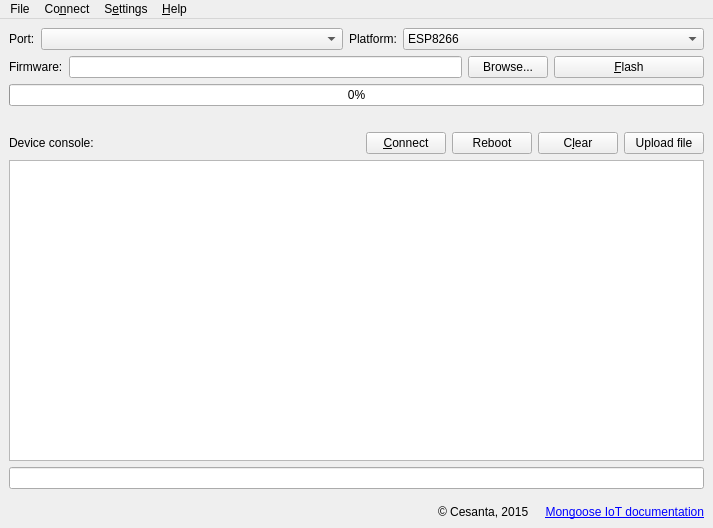
<?xml version="1.0" encoding="UTF-8"?>
<ui version="4.0">
 <class>MainWindow</class>
 <widget class="QMainWindow" name="MainWindow">
  <property name="geometry">
   <rect>
    <x>0</x>
    <y>0</y>
    <width>713</width>
    <height>528</height>
   </rect>
  </property>
  <property name="windowTitle">
   <string>Flash’n’Chips</string>
  </property>
  <widget class="QWidget" name="centralwidget">
   <layout class="QVBoxLayout" name="verticalLayout">
    <item>
     <layout class="QGridLayout" name="gridLayout" columnstretch="0,0,0,0,0,0">
      <item row="4" column="0">
       <widget class="QLabel" name="firmwareLabel">
        <property name="sizePolicy">
         <sizepolicy hsizetype="Minimum" vsizetype="Preferred">
          <horstretch>0</horstretch>
          <verstretch>0</verstretch>
         </sizepolicy>
        </property>
        <property name="text">
         <string>Firmware:</string>
        </property>
       </widget>
      </item>
      <item row="4" column="1">
       <widget class="QLineEdit" name="firmwareFileName">
        <property name="enabled">
         <bool>true</bool>
        </property>
        <property name="sizePolicy">
         <sizepolicy hsizetype="Expanding" vsizetype="Fixed">
          <horstretch>0</horstretch>
          <verstretch>0</verstretch>
         </sizepolicy>
        </property>
       </widget>
      </item>
      <item row="4" column="2">
       <widget class="QPushButton" name="browseBtn">
        <property name="text">
         <string>Browse...</string>
        </property>
       </widget>
      </item>
      <item row="0" column="0" colspan="6">
       <layout class="QHBoxLayout" name="horizontalLayout_2">
        <item>
         <widget class="QLabel" name="platformLabel_2">
          <property name="sizePolicy">
           <sizepolicy hsizetype="Minimum" vsizetype="Preferred">
            <horstretch>0</horstretch>
            <verstretch>0</verstretch>
           </sizepolicy>
          </property>
          <property name="text">
           <string>Port:</string>
          </property>
         </widget>
        </item>
        <item>
         <widget class="QComboBox" name="portSelector">
          <property name="sizePolicy">
           <sizepolicy hsizetype="Expanding" vsizetype="Fixed">
            <horstretch>0</horstretch>
            <verstretch>0</verstretch>
           </sizepolicy>
          </property>
         </widget>
        </item>
        <item>
         <widget class="QLabel" name="platformLabel">
          <property name="sizePolicy">
           <sizepolicy hsizetype="Minimum" vsizetype="Preferred">
            <horstretch>0</horstretch>
            <verstretch>0</verstretch>
           </sizepolicy>
          </property>
          <property name="text">
           <string>Platform:</string>
          </property>
         </widget>
        </item>
        <item>
         <widget class="QComboBox" name="platformSelector">
          <property name="sizePolicy">
           <sizepolicy hsizetype="Expanding" vsizetype="Fixed">
            <horstretch>0</horstretch>
            <verstretch>0</verstretch>
           </sizepolicy>
          </property>
          <property name="currentText">
           <string notr="true">ESP8266</string>
          </property>
          <item>
           <property name="text">
            <string notr="true">ESP8266</string>
           </property>
          </item>
          <item>
           <property name="text">
            <string notr="true">CC3200</string>
           </property>
          </item>
         </widget>
        </item>
       </layout>
      </item>
      <item row="4" column="3" colspan="3">
       <widget class="QPushButton" name="flashBtn">
        <property name="minimumSize">
         <size>
          <width>150</width>
          <height>0</height>
         </size>
        </property>
        <property name="text">
         <string>&amp;Flash</string>
        </property>
       </widget>
      </item>
     </layout>
    </item>
    <item>
     <widget class="QProgressBar" name="progressBar">
      <property name="value">
       <number>0</number>
      </property>
     </widget>
    </item>
    <item>
     <widget class="QLabel" name="statusMessage">
      <property name="text">
       <string/>
      </property>
      <property name="textFormat">
       <enum>Qt::RichText</enum>
      </property>
      <property name="openExternalLinks">
       <bool>true</bool>
      </property>
     </widget>
    </item>
    <item>
     <layout class="QHBoxLayout" name="terminalControlsLayout" stretch="0,0,0,0,0,0">
      <property name="topMargin">
       <number>0</number>
      </property>
      <item>
       <widget class="QLabel" name="talkDeviceConsoleLabel">
        <property name="text">
         <string>Device console:</string>
        </property>
       </widget>
      </item>
      <item>
       <spacer name="horizontalSpacer">
        <property name="orientation">
         <enum>Qt::Horizontal</enum>
        </property>
        <property name="sizeHint" stdset="0">
         <size>
          <width>40</width>
          <height>20</height>
         </size>
        </property>
       </spacer>
      </item>
      <item>
       <widget class="QPushButton" name="connectBtn">
        <property name="text">
         <string>&amp;Connect</string>
        </property>
       </widget>
      </item>
      <item>
       <widget class="QPushButton" name="rebootBtn">
        <property name="text">
         <string>Reboot</string>
        </property>
       </widget>
      </item>
      <item>
       <widget class="QPushButton" name="clearBtn">
        <property name="text">
         <string>C&amp;lear</string>
        </property>
       </widget>
      </item>
      <item>
       <widget class="QPushButton" name="uploadBtn">
        <property name="text">
         <string>Upload file</string>
        </property>
       </widget>
      </item>
     </layout>
    </item>
    <item>
     <widget class="QPlainTextEdit" name="terminal">
      <property name="readOnly">
       <bool>true</bool>
      </property>
      <property name="textInteractionFlags">
       <set>Qt::LinksAccessibleByMouse|Qt::TextSelectableByMouse</set>
      </property>
      <property name="maximumBlockCount">
       <number>4096</number>
      </property>
     </widget>
    </item>
    <item>
     <widget class="QLineEdit" name="terminalInput">
      <property name="text">
       <string/>
      </property>
     </widget>
    </item>
    <item>
     <layout class="QHBoxLayout" name="horizontalLayout">
      <property name="topMargin">
       <number>10</number>
      </property>
      <item>
       <widget class="QLabel" name="logo">
        <property name="text">
         <string>&lt;a href=&quot;https://www.cesanta.com/smartjs&quot;&gt;&lt;img src=&quot;:/images/smartjs_logo_small.png&quot;&gt;&lt;/a&gt;</string>
        </property>
        <property name="openExternalLinks">
         <bool>true</bool>
        </property>
       </widget>
      </item>
      <item>
       <widget class="QLabel" name="versionLabel">
        <property name="text">
         <string/>
        </property>
       </widget>
      </item>
      <item alignment="Qt::AlignRight">
       <widget class="QLabel" name="label">
        <property name="text">
         <string>© Cesanta, 2015</string>
        </property>
       </widget>
      </item>
      <item>
       <widget class="QLabel" name="label_2">
        <property name="text">
         <string>&lt;a href=&quot;https://github.com/cesanta/iot&quot;&gt;Mongoose IoT documentation&lt;/a&gt;</string>
        </property>
        <property name="alignment">
         <set>Qt::AlignRight|Qt::AlignTrailing|Qt::AlignVCenter</set>
        </property>
        <property name="openExternalLinks">
         <bool>true</bool>
        </property>
       </widget>
      </item>
     </layout>
    </item>
   </layout>
  </widget>
  <widget class="QMenuBar" name="menubar">
   <property name="geometry">
    <rect>
     <x>0</x>
     <y>0</y>
     <width>713</width>
     <height>25</height>
    </rect>
   </property>
   <widget class="QMenu" name="menuConfigure">
    <property name="title">
     <string>Co&amp;nnect</string>
    </property>
    <addaction name="actionConfigure_Wi_Fi"/>
    <addaction name="actionOpenDashboard"/>
   </widget>
   <widget class="QMenu" name="menuHelp">
    <property name="title">
     <string>&amp;Help</string>
    </property>
    <addaction name="actionHelp"/>
    <addaction name="actionOpenWebsite"/>
    <addaction name="actionSend_feedback"/>
    <addaction name="actionLog"/>
    <addaction name="actionAbout"/>
    <addaction name="actionAbout_Qt"/>
   </widget>
   <widget class="QMenu" name="menuFile">
    <property name="title">
     <string>File</string>
    </property>
    <addaction name="actionUpload_a_file"/>
    <addaction name="actionTruncate_log_file"/>
   </widget>
   <widget class="QMenu" name="menuSettings">
    <property name="title">
     <string>S&amp;ettings</string>
    </property>
    <addaction name="actionSettings"/>
   </widget>
   <addaction name="menuFile"/>
   <addaction name="menuConfigure"/>
   <addaction name="menuSettings"/>
   <addaction name="menuHelp"/>
  </widget>
  <action name="actionConfigure_Wi_Fi">
   <property name="text">
    <string>&amp;Connect to Wi-Fi</string>
   </property>
   <property name="menuRole">
    <enum>QAction::NoRole</enum>
   </property>
  </action>
  <action name="actionLog">
   <property name="text">
    <string>&amp;Log</string>
   </property>
   <property name="menuRole">
    <enum>QAction::NoRole</enum>
   </property>
  </action>
  <action name="actionAbout">
   <property name="text">
    <string>&amp;About</string>
   </property>
   <property name="menuRole">
    <enum>QAction::AboutRole</enum>
   </property>
  </action>
  <action name="actionAbout_Qt">
   <property name="text">
    <string>About &amp;Qt</string>
   </property>
   <property name="menuRole">
    <enum>QAction::AboutQtRole</enum>
   </property>
  </action>
  <action name="actionOpenWebsite">
   <property name="text">
    <string>&amp;Mongoose IoT website</string>
   </property>
  </action>
  <action name="actionHelp">
   <property name="text">
    <string>&amp;Help</string>
   </property>
  </action>
  <action name="actionUpload_a_file">
   <property name="text">
    <string>&amp;Upload</string>
   </property>
  </action>
  <action name="actionOpenDashboard">
   <property name="text">
    <string>&amp;Open dashboard</string>
   </property>
  </action>
  <action name="actionSend_feedback">
   <property name="text">
    <string>Send &amp;feedback</string>
   </property>
   <property name="menuRole">
    <enum>QAction::ApplicationSpecificRole</enum>
   </property>
  </action>
  <action name="actionSettings">
   <property name="text">
    <string>&amp;Advanced settings</string>
   </property>
  </action>
  <action name="actionTruncate_log_file">
   <property name="enabled">
    <bool>false</bool>
   </property>
   <property name="text">
    <string>&amp;Truncate log file</string>
   </property>
  </action>
 </widget>
 <tabstops>
  <tabstop>portSelector</tabstop>
  <tabstop>platformSelector</tabstop>
  <tabstop>firmwareFileName</tabstop>
  <tabstop>browseBtn</tabstop>
  <tabstop>flashBtn</tabstop>
  <tabstop>terminal</tabstop>
  <tabstop>terminalInput</tabstop>
  <tabstop>connectBtn</tabstop>
  <tabstop>rebootBtn</tabstop>
  <tabstop>clearBtn</tabstop>
  <tabstop>uploadBtn</tabstop>
 </tabstops>
 <resources/>
 <connections>
  <connection>
   <sender>clearBtn</sender>
   <signal>clicked()</signal>
   <receiver>terminal</receiver>
   <slot>clear()</slot>
   <hints>
    <hint type="sourcelabel">
     <x>619</x>
     <y>244</y>
    </hint>
    <hint type="destinationlabel">
     <x>576</x>
     <y>342</y>
    </hint>
   </hints>
  </connection>
 </connections>
</ui>
